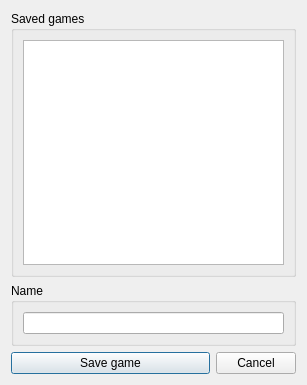
<?xml version="1.0" encoding="UTF-8"?>
<ui version="4.0">
 <class>SaveGameDialog</class>
 <widget class="QDialog" name="SaveGameDialog">
  <property name="geometry">
   <rect>
    <x>0</x>
    <y>0</y>
    <width>307</width>
    <height>385</height>
   </rect>
  </property>
  <property name="windowTitle">
   <string>Dialog</string>
  </property>
  <layout class="QVBoxLayout" name="verticalLayout_3">
   <item>
    <widget class="QGroupBox" name="groupBox">
     <property name="title">
      <string>Saved games</string>
     </property>
     <layout class="QVBoxLayout" name="verticalLayout">
      <item>
       <widget class="QListWidget" name="saveGamesListWidget"/>
      </item>
     </layout>
    </widget>
   </item>
   <item>
    <widget class="QGroupBox" name="groupBox_2">
     <property name="title">
      <string>Name</string>
     </property>
     <layout class="QVBoxLayout" name="verticalLayout_2">
      <item>
       <widget class="QLineEdit" name="saveGameNameEdit"/>
      </item>
     </layout>
    </widget>
   </item>
   <item>
    <layout class="QHBoxLayout" name="horizontalLayout" stretch="1,0">
     <item>
      <widget class="QPushButton" name="saveGameButton">
       <property name="text">
        <string>Save game</string>
       </property>
      </widget>
     </item>
     <item>
      <widget class="QPushButton" name="cancelButton">
       <property name="text">
        <string>Cancel</string>
       </property>
      </widget>
     </item>
    </layout>
   </item>
  </layout>
 </widget>
 <resources/>
 <connections/>
</ui>
